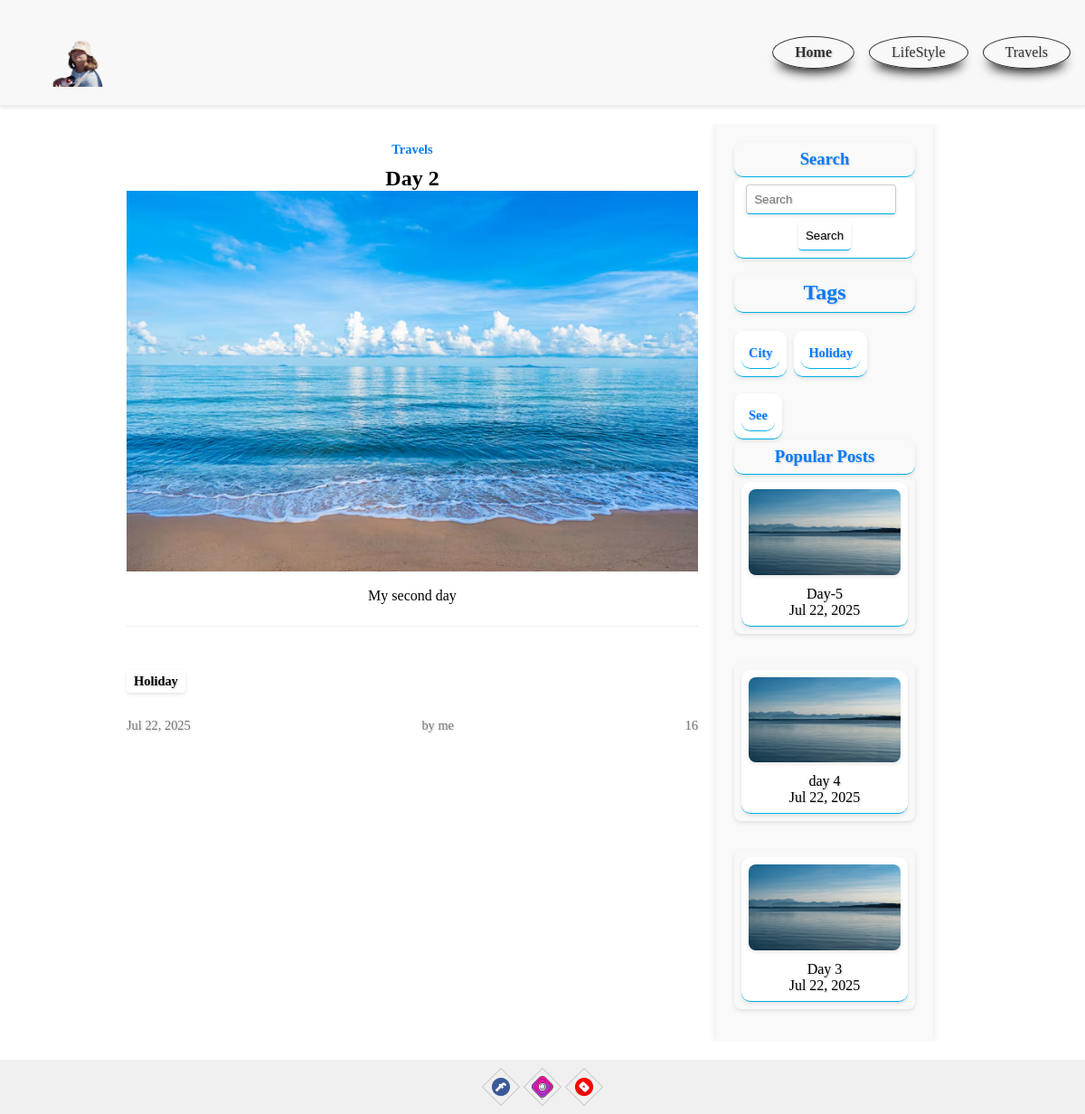
Page /post/day-2 on the committed database.
### blog/models.py (models this page shows, shortened)
class Category(models.Model):
    title = models.CharField(max_length=150)
    slug = models.SlugField(max_length=150, unique=True, verbose_name="URL")
    class Meta:
        ordering = ["title"]
        verbose_name = "Category"
        verbose_name_plural = "Categories"

class Post(models.Model):
    title = models.CharField(max_length=150)
    slug = models.SlugField(max_length=150, unique=True, verbose_name="URL")
    author = models.CharField(max_length=50)
    content = models.TextField(blank=True)
    created_at = models.DateTimeField(auto_now_add=True)
    photo = models.ImageField(upload_to="photos/%Y/%m/%d/", blank=True)
    views = models.IntegerField(default=0)
    category = models.ForeignKey(Category, on_delete=models.PROTECT, related_name="posts")
    tags = models.ManyToManyField(Tag, blank=True, related_name="posts")
    def get_absolute_url(self):
        return reverse("post", kwargs={"slug": self.slug})
    class Meta:
        ordering = ["-created_at"]
        verbose_name = "Post"
        verbose_name_plural = "Posts"

class Tag(models.Model):
    title = models.CharField(max_length=150)
    slug = models.SlugField(max_length=150, unique=True, verbose_name="URL")
    def get_absolute_url(self):
        return reverse("tag", kwargs={"slug": self.slug})
    class Meta:
        ordering = ["title"]
        verbose_name = "Tag"
        verbose_name_plural = "Tags"

### blog/views.py (the view)
# urls.py: path('post/<str:slug>', GetPost.as_view(), name='post'),
class GetPost(DetailView):
    model = Post
    template_name = 'blog/single.html'
    context_object_name = 'post'
    def get_context_data(self, **kwargs):
        context = super().get_context_data(**kwargs)
        self.object.views = F('views') + 1
        self.object.save()
        self.object.refresh_from_db()
        return context

### blog/templatetags/menu.py (called while the page is built)
@register.inclusion_tag('blog/menu_tpl.html')
def show_menu(menu_class='menu'):
    categories = Category.objects.all()
    return {'categories': categories, 'menu_class': menu_class}

### blog/templatetags/sidebar.py (called while the page is built)
@register.inclusion_tag('blog/popular_posts_tpl.html')
def get_popular_posts(limit=3):
    posts = Post.objects.all().order_by('-views')[:limit]
    return {'posts': posts}

@register.inclusion_tag('blog/tags_tpl.html')
def show_tags():
    tags = Tag.objects.all()
    return {'tags': tags}

### blog/templates/blog/single.html (shortened to what this page needs)
{% extends 'base.html' %}
{% load static %}
{% load sidebar %}
{% block content %}
<div class="container">
    <div class="main-content">
        <div class="blog-post">
            <div class="blog-post__category">
                <a href="{% url 'categories' post.category.slug %}">{{ post.category.title }}</a>
            </div>
            <h2>{{ post.title }}</h2>
            <div class="blog-post__img">
                <img src="{{ post.photo.url }}" alt="foto">
            </div>
            <p>{{ post.content }}</p>
        </div>
        <br>
        {% if post.tags.all %}
        <ul class="blog-post__tags">
            {% for tag in post.tags.all %}
            <li><a href="{{ tag.get_absolute_url }}">{{ tag.title }}</a></li>
            {% endfor %}
        </ul>
        {% endif %}
        <br>
        <div class="blog-post__meta">
        <span class="blog-post__date">
            {{ post.created_at|date:"M d, Y" }}
        </span>
            <br>
            <span class="blog-post__author">
            {{ post.author }}
        </span>
            <br>
            <span class="blog-post__views">
            {{ post.views }}
        </span>
        </div>
    </div>
    <div class="sidebar">
        {% include 'search.html' %}
        {% show_tags %}
        {% get_popular_posts %}
    </div>
</div>
{% endblock content %}

### blog/templates/blog/menu_tpl.html
<div class="{{ menu_class }}">
    <ul class="navbar-links">
        <li><a href="{% url 'home' %}" aria-current="page">Home</a></li>
        {% for category in categories %}
        <li><a href="{% url 'categories' category.slug %}">{{ category.title }}</a></li>
        {% endfor %}
    </ul>
</div>

### blog/templates/blog/tags_tpl.html
<div class="blog-post__title">
    <h2>Tags</h2>
</div>
<div class="blog-post__tags">
    {% for tag in tags %}
    <p><a href="{{ tag.get_absolute_url }}">{{ tag.title }}</a></p>
    {% endfor %}
</div>

### blog/templates/blog/popular_posts_tpl.html
<div class="popular-posts__title">
    <h3>Popular Posts</h3>
</div>
<ul class="popular-posts">
    {% for post in posts %}
    {% if post.photo %}
    <li>
        <a href="{{ post.get_absolute_url }}">
            <img src="{{ post.photo.url }}" alt="foto">
            {% endif %}
            <p >{{ post.title }}</p>
            <p>{{ post.created_at|date:"M d, Y" }}</p>
        </a>
    </li>
    {% endfor %}
</ul>

### rows in the picture
Category: title "LifeStyle"
Category: title "Travels"
Post: category "Travels", title "Day 2", photo (picture), content "My second day", created_at "Jul 22, 2025", author "by me", views "16"
Tag: title "Holiday"
Tag: title "City"
Tag: title "See"
Post: photo (picture), title "Day-5", created_at "Jul 22, 2025"
Post: photo (picture), title "day 4", created_at "Jul 22, 2025"
Post: photo (picture), title "Day 3", created_at "Jul 22, 2025"
